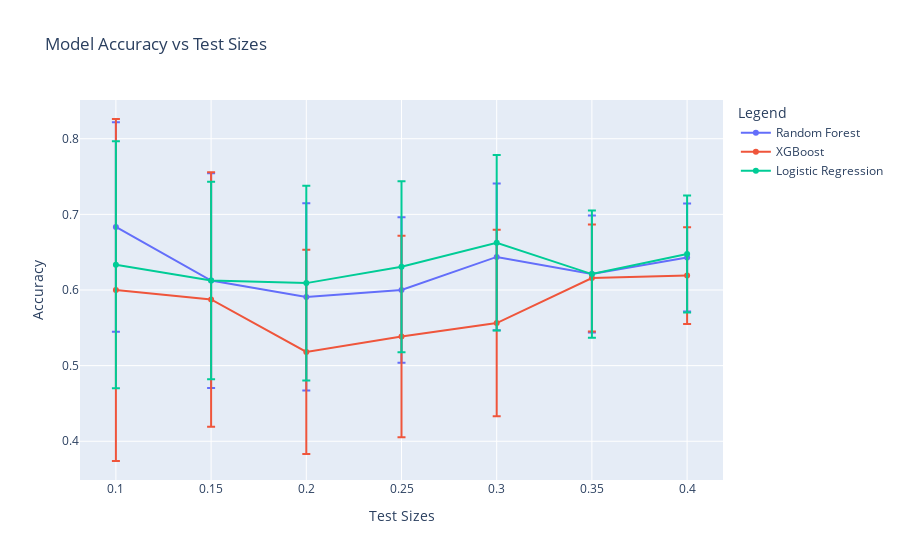

Write notebook code for a chart like this one.
### Code cell
from tqdm import tqdm
import matplotlib.pyplot as plt
import plotly.express as px
import plotly.graph_objs as go
import numpy as np

fig = go.Figure()
model_results = {}

param_grid_lr = {
    'penalty': ['l1', 'l2'],
    'C': [0.1, 1.0, 10.0],
    'solver': ['liblinear', 'saga'],
    'max_iter': [100, 200]
}

param_grid_rf = {
    'n_estimators': [50, 100],
    'max_depth': [None, 10, 20],
    'min_samples_split': [2, 5],
    'min_samples_leaf': [1, 2],
    'class_weight': [None, 'balanced']
}

param_grid_xg = {
    'n_estimators': [50, 100],
    'max_depth': [None, 10, 20],
}

for classifier, param_grid, name in zip([RandomForestClassifier, XGBClassifier, LogisticRegression], 
                                        [param_grid_rf, param_grid_xg, param_grid_lr], 
                                        ['Random Forest', 'XGBoost', 'Logistic Regression']):
    results = {}
    for test_size in [0.1, 0.15, 0.2, 0.25, 0.3, 0.35, 0.4]:
        for random_state in tqdm(range(10), desc=f'Classifier: {name}, Test Size: {test_size}'.ljust(50), ncols=100):
            train_features, test_features, train_labels, test_labels = train_test_split(features, labels, test_size=test_size, random_state=random_state)
            
            model = classifier(random_state=0)

            grid_search = GridSearchCV(estimator=model, param_grid=param_grid, cv=5, n_jobs=-1)
            grid_search.fit(train_features, train_labels.values.ravel())

            # Calculate accuracy on test set of the best model
            best_model = grid_search.best_estimator_
            test_predictions = best_model.predict(test_features)
            test_accuracy = accuracy_score(test_labels, test_predictions)

            results[test_size] = results.get(test_size, []) + [(test_accuracy, -1)]

    model_results[str(classifier)] = results

    # Plot a line graph of test accuracy vs. test size
    test_sizes = list(results.keys())
    accuracies = [[trial[0] for trial in trials] for trials in results.values()]

    mean_accuracies = [np.mean(acc) for acc in accuracies]
    std_errors = [np.std(acc) for acc in accuracies]

    # Plot using plotly
    fig.add_trace(go.Scatter(
        x=test_sizes,
        y=mean_accuracies,
        mode='lines+markers',
        name=name,
        error_y=dict(
            type='data',
            array=std_errors,
            visible=True
        )
    ))

# Update layout for better visualization (optional)
fig.update_layout(
    title='Model Accuracy vs Test Sizes',
    xaxis_title='Test Sizes',
    yaxis_title='Accuracy',
    legend_title='Legend'
)

fig.show()

### Figure 1 — Plotly figure (JSON) as saved in the notebook; plotly's stock layout.template omitted (floating-point values rounded to 4 significant figures)
{"data": [{"error_y": {"array": [0.1384, 0.142, 0.1236, 0.09608, 0.09703, 0.07735, 0.07143], "type": "data", "visible": true}, "mode": "lines+markers", "name": "Random Forest", "type": "scatter", "x": [0.1, 0.15, 0.2, 0.25, 0.3, 0.35, 0.4], "y": [0.6833, 0.6125, 0.5909, 0.6, 0.6438, 0.6211, 0.6429]}, {"error_y": {"array": [0.2261, 0.1682, 0.1351, 0.1332, 0.1233, 0.07081, 0.06389], "type": "data", "visible": true}, "mode": "lines+markers", "name": "XGBoost", "type": "scatter", "x": [0.1, 0.15, 0.2, 0.25, 0.3, 0.35, 0.4], "y": [0.6, 0.5875, 0.5182, 0.5385, 0.5563, 0.6158, 0.619]}, {"error_y": {"array": [0.1633, 0.1305, 0.1289, 0.1131, 0.1159, 0.08421, 0.07737], "type": "data", "visible": true}, "mode": "lines+markers", "name": "Logistic Regression", "type": "scatter", "x": [0.1, 0.15, 0.2, 0.25, 0.3, 0.35, 0.4], "y": [0.6333, 0.6125, 0.6091, 0.6308, 0.6625, 0.6211, 0.6476]}], "layout": {"legend": {"title": {"text": "Legend"}}, "title": {"text": "Model Accuracy vs Test Sizes"}, "xaxis": {"title": {"text": "Test Sizes"}}, "yaxis": {"title": {"text": "Accuracy"}}}}
